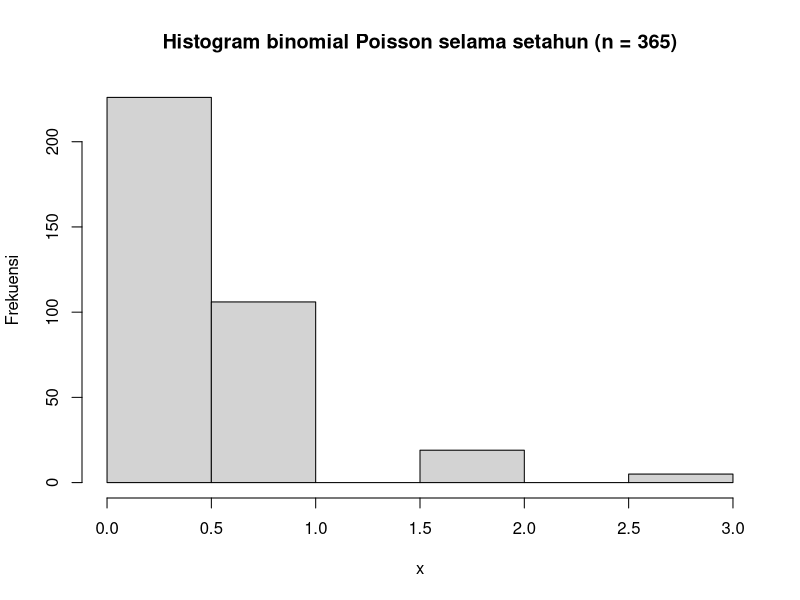

This chart was generated by the following R code:
lambda = 0.45
x = 6

# 3a
dpois(x, lambda)

# 3b
hist(rpois(n = 356, lambda), xlab = "x", ylab = "Frekuensi", main = "Histogram binomial Poisson selama setahun (n = 365)")

# 3d
rataan = varian = lambda
rataan
varian
